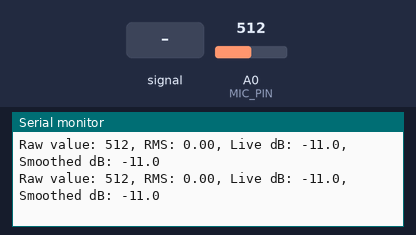
Simulated run of this sketch. Board: Arduino Uno, built for the host (arithmetic inside an expression is 32-bit, double 64-bit). On the bench: the last lines printed to the serial monitor. Inputs (shaded band) come from the test bench; at power-on: A0 (MIC_PIN) = 512.

Above: at 1.2 s.
1.3 s: A0 (MIC_PIN) fed a 200 Hz sine of ±81 counts around its level
At 1.39 s:
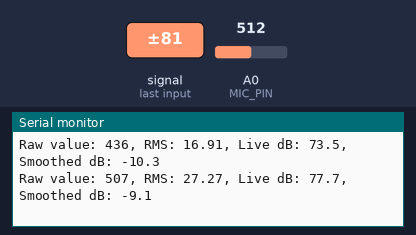
2.8 s: A0 (MIC_PIN) set to 716
At 2.91 s:
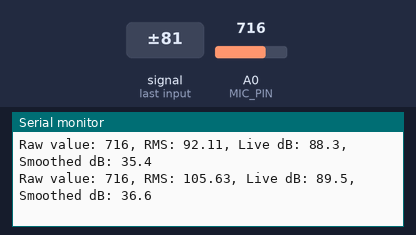
4.3 s: A0 (MIC_PIN) fed a 1000 Hz sine of ±255 counts around its level
5.8 s: A0 (MIC_PIN) set to 900
At 5.88 s:
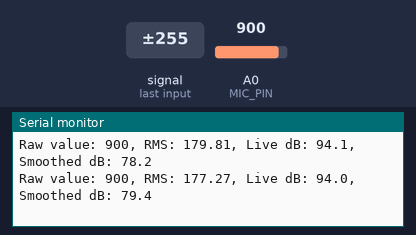
Timing chart, 0 to 8.8 s (numbered marks = the images above; inputs shaded):
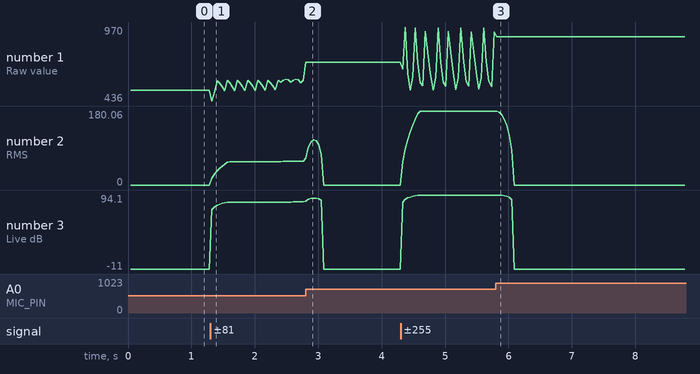

The sketch:

dB_meter.ino
```cpp
// dB_meter.ino
#include <math.h>

// PINS

// Analogue read from mic board (KY-038)
const uint8_t MIC_PIN = A0;

// MICROPHONE SENSOR TUNING

// Reference amplitude in ADC counts (i.e. 0 --> 1023)
const float V_REF_COUNTS = 2.0f;

// Microphone offset (in dB)
const float DB_OFFSET_DB = 55.0f;

// Convert RMS to dB
float dBfromRMS(float rms){
  // Prevent log(0) below
  if (rms < 1e-3f) rms = 1e-3f;
  // Scale and add offset
  return 20.0f * log10f(rms / V_REF_COUNTS) + DB_OFFSET_DB;
}

// ROLLING BUFFER

// Buffer size
const size_t bufferSize = 240;

// Sample size <-- MAX value = Buffer size
const size_t sampleSize = 240;

// Template rolling buffer of last N samples
template<size_t N>
struct RingBuffer{
  // Allocate an array called data
  uint16_t data[N];
  // Index of head of data struct to write next (initialise to 0)
  size_t head = 0;
  // Count of valid data entries (initialise to 0)
  size_t count = 0;

  // Push next entry to the oldest entry on the buffer
  void push(uint16_t v){
    // Set the value at head to the entry
    data[head] = v;
    // Increment head (mod N)
    head = (head + 1) % N;
    // Increment count (until N)
    if (count < N) count ++;
  }

  // Mean of last M samples
  float meanLast(size_t M) const {
    // If no entries, no mean
    if (count == 0) return 0.f;
    // If less than M valid entries, cap M
    if (count < M) M = count;
    // Initialise accumulation for numerator
    uint32_t acc = 0;
    // Iterate over M items
    for (size_t i = 0; i < M; ++i){
      // Head is most recent, so sum backwards
      size_t idx = (head + N - i -1) % N;
      acc += data[idx];
    }
    return (float) acc / M;
  }

  // Get the i-th most recent sample (return success or failure of recall)
  bool getRecent(size_t i, uint16_t &out) const {
    // Return false if sample not long enough
    if (i >= count) return false;
    // Take the sample i back from the head (mod N)
    size_t idx = (head + N - i -1) % N;
    // Write the value into the caller's variable
    out = data[idx];
    // Success
    return true;
  }

  // Root Mean Square of last M items
  float RMS(size_t M) const {
    // If no entries, no RMS
    if (count == 0) return 0.f;
    // If less than M valid entries, cap M
    if (count < M) M = count;
    // Get the mean of the sample
    float mean = meanLast(M);
    // Initialise the current sample
    uint16_t currentSample = 0;
    // Initialise an accumulator
    float accSquared = 0.0f;
    // Iterate over M items
    for (size_t i = 0; i < M; ++i){
      // Current value (write to variable)
      getRecent(i, currentSample);
      // Difference between current sample and mean
      float diff = (float) currentSample - mean;
      // Add the square of the diff
      accSquared += diff * diff;
    }
    return sqrtf(accSquared / (float) M);
  }
};

// SMOOTHING AND DECAY CONSTANTS

// Exponential Moving Average (EMA) smoothing factor
const float EMA_ALPHA = 0.20f;
// Slew-Rate Limiter (SRL) attack rate in dB / s (how fast the signal can rise)
const float SRL_ATTACK_RATE = 30.0f;
// SRL release rate in dB / s (how fast the signal can fall)
const float SRL_RELEASE_RATE = 8.0f;

// INTERNAL LEVEL STATE VARIABLES

// First set of samples (initialise to TRUE)
static bool first_level = true;
// Internal EMA state
static float EMA_level = -100.0f;
// SRL output
static float SRL_level = -100.0f;
// Last output time (in ms)
static unsigned long time_last_level_ms = 0;

// Smoothing Output Level
float updateLevel(float db_now){
  // Capture current time
  unsigned long now = millis();

  // EMA Smoothing
  if (first_level){
    // For first time EMA smoothing, just give the raw dB level
    EMA_level = db_now;
    SRL_level = db_now;
    // For the next step, will no longer be the first time
    first_level = false;
  } else {
    // EMA average
    EMA_level = db_now * EMA_ALPHA + EMA_level * (1.0f - EMA_ALPHA);

    // SRL rate (converting ms to s)
    float dt = (now - time_last_level_ms) / 1000.0f;
    // Prevent rounding dt to zero
    if (dt < 0.0005f) dt = 0.0005f;

    // SRL limits
    float maxRise = SRL_ATTACK_RATE * dt;
    float maxFall = SRL_RELEASE_RATE * dt;

    // Cap on change of signal level
    float diff = EMA_level - SRL_level;
    if (diff > maxRise){
      SRL_level += maxRise;
    } else if (diff < -maxFall){
      SRL_level -= maxFall;
    } else {
      SRL_level = EMA_level;
    }
  }
  // Update time of last level out
  time_last_level_ms = now;
  // Return the level
  return SRL_level;
}

// Create a buffer instance
RingBuffer<bufferSize> micBuffer;

// Print interval (25Hz)
const unsigned long PRINT_INTERVAL_MS = 40;

// Last print time (in ms)
static unsigned long last_print_ms = 0;

// 4-Digit 7-Segment display (TBC)

void setup() {
  // Baud rate
  Serial.begin(1000000);

  // Note: No pinMode needed for analogue inputs

  // Use 1.1V reference
  analogReference(INTERNAL1V1);
  // Let the new reference settle
  delay(5);

}

void loop() {
  // Current reading from mic
  int currentMicReading = analogRead(MIC_PIN);

  // Push into rolling buffer
  micBuffer.push((uint16_t)currentMicReading);

  // Extract RMS from buffer
  float currentRMS = micBuffer.RMS(sampleSize);

  // Convert RMS to dB
  float db = dBfromRMS(currentRMS);

  // Smooth dB level
  float out = updateLevel(db);

  // Current time
  unsigned long now = millis();
  // Print only if sufficient time has elapsed since last print
  if ((now - last_print_ms) >= PRINT_INTERVAL_MS){
    // Update last print time to now
    last_print_ms = now;
    // Print to Serial Monitor
    Serial.print(F("Raw value: "));
    Serial.print(currentMicReading);
    Serial.print(F(", RMS: "));
    Serial.print(currentRMS, 2);
    Serial.print(F(", Live dB: "));
    Serial.print(db, 1);
    Serial.print(F(", Smoothed dB: "));
    Serial.println(out, 1);
  }

}
```

Measured:
- after the input at 1.3 s, the serial monitor: prints a new line at once (image 1)
- after the input at 2.8 s, the serial monitor: prints a new line at once (image 2)
- plotted number 1: 512 → 585 after the input at 1.3 s, 585 → 716 after the input at 2.8 s
- plotted number 2: 0 → 57.53 after the input at 1.3 s
- plotted number 3: -11 → 84.2 after the input at 1.3 s
